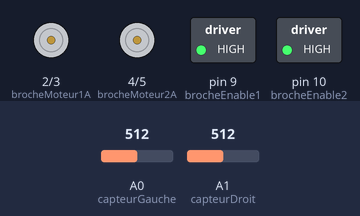
Recording of a sketch running on a simulated Arduino Uno, built with avr-gcc and run on an emulated ATmega328P. Parts: motor-driver pin pairs drawn as motors (green arrow = first pin HIGH = forward, orange = second pin HIGH = backward, longer = more drive), switched loads named in the sketch (green lamp = pin HIGH). Inputs (shaded band) come from the test bench; at power-on: A0 (capteurGauche) = 512, A1 (capteurDroit) = 512.

Above: at 1.2 s.
1.3 s: A0 (capteurGauche) set to 482
At 2.5 s:
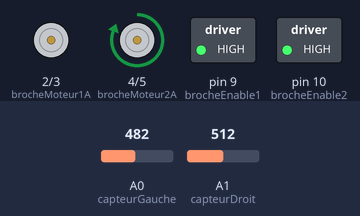
2.8 s: A1 (capteurDroit) set to 490
At 3.8 s:
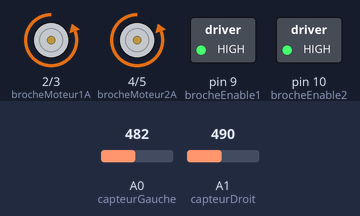
4.3 s: A0 (capteurGauche) set to 510
At 5.0 s:
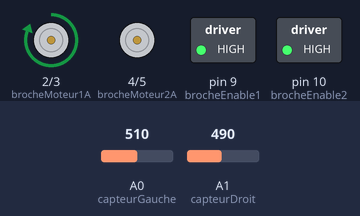
5.8 s: A0 (capteurGauche) set to 490
At 6.1 s:
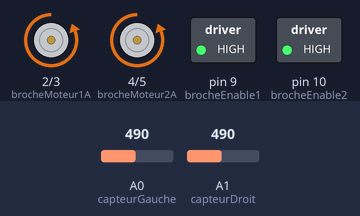
7.3 s: A0 (capteurGauche) set to 511
At 8.5 s:
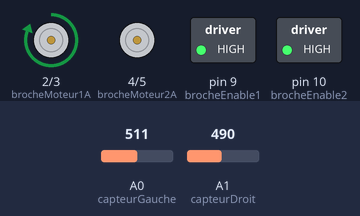
Timing chart, 0 to 9.8 s (numbered marks = the images above; inputs shaded):
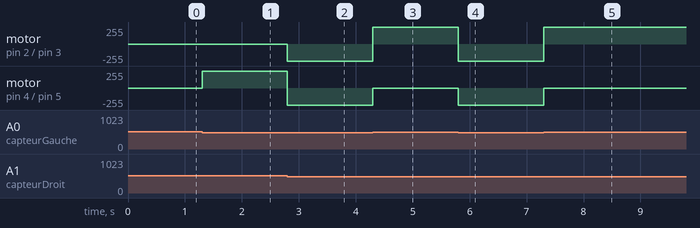

The sketch:

2mouteurs_tcrt.ino
```cpp
// Définition des broches pour les capteurs TCRT
const int capteurGauche = A0;
const int capteurDroit = A1;

// Définition des broches pour le driver L298N
const int brocheEnable1 = 9;  // Broche enable pour le moteur gauche
const int brocheEnable2 = 10; // Broche enable pour le moteur droit
const int brocheMoteur1A = 2;  // Broche de commande 1 pour le moteur gauche
const int brocheMoteur1B = 3;  // Broche de commande 2 pour le moteur gauche
const int brocheMoteur2A = 4;  // Broche de commande 1 pour le moteur droit
const int brocheMoteur2B = 5;  // Broche de commande 2 pour le moteur droit

void setup() {
  // Initialisation des broches
  pinMode(capteurGauche, INPUT);
  pinMode(capteurDroit, INPUT);
  pinMode(brocheEnable1, OUTPUT);
  pinMode(brocheEnable2, OUTPUT);
  pinMode(brocheMoteur1A, OUTPUT);
  pinMode(brocheMoteur1B, OUTPUT);
  pinMode(brocheMoteur2A, OUTPUT);
  pinMode(brocheMoteur2B, OUTPUT);

  // Activation des moteurs
  digitalWrite(brocheEnable1, HIGH);
  digitalWrite(brocheEnable2, HIGH);
}

void loop() {
  // Lecture des valeurs des capteurs TCRT
  int valeurGauche = analogRead(capteurGauche);
  int valeurDroit = analogRead(capteurDroit);

  // Condition pour ajuster la direction en fonction des capteurs
  if (valeurGauche < 500 && valeurDroit < 500) {
    // Les deux capteurs sont sur la ligne => Avancer
    avancer();
  } else if (valeurGauche < 500) {
    // Capteur gauche sur la ligne => Tourner à gauche
    tournerGauche();
  } else if (valeurDroit < 500) {
    // Capteur droit sur la ligne => Tourner à droite
    tournerDroite();
  } else {
    // Aucun capteur sur la ligne => Arrêt
    arreter();
  }
}

// Fonctions de mouvement
void avancer() {
  digitalWrite(brocheMoteur1A, LOW);
  digitalWrite(brocheMoteur1B, HIGH);
  digitalWrite(brocheMoteur2A,LOW);
  digitalWrite(brocheMoteur2B, HIGH);
}

void tournerGauche() {
  digitalWrite(brocheMoteur1A, LOW);
  digitalWrite(brocheMoteur1B, LOW);
  digitalWrite(brocheMoteur2A, HIGH);
  digitalWrite(brocheMoteur2B, LOW);
}

void tournerDroite() {
  digitalWrite(brocheMoteur1A, HIGH);
  digitalWrite(brocheMoteur1B, LOW);
  digitalWrite(brocheMoteur2A, LOW);
  digitalWrite(brocheMoteur2B, LOW);
}

void arreter() {
  digitalWrite(brocheMoteur1A, LOW);
  digitalWrite(brocheMoteur1B, LOW);
  digitalWrite(brocheMoteur2A, LOW);
  digitalWrite(brocheMoteur2B, LOW);
}
```

Measured:
- the behaviour switches between 500 and 499 on A0 (capteurGauche) (found by bisection; images 0 and 1)
- the behaviour switches between 500 and 499 on A1 (capteurDroit) (found by bisection; images 1 and 2)
- after the input at 1.3 s, motor on pin 4 (brocheMoteur2A) / pin 5 (brocheMoteur2B): stopped → forward 255/255 at once
- after the input at 2.8 s, motor on pin 2 (brocheMoteur1A) / pin 3 (brocheMoteur1B): stopped → backward 255/255 at once; motor on pin 4 (brocheMoteur2A) / pin 5 (brocheMoteur2B): forward 255/255 → backward 255/255 at once
- after the input at 4.3 s, motor on pin 2 (brocheMoteur1A) / pin 3 (brocheMoteur1B): backward 255/255 → forward 255/255 at once; motor on pin 4 (brocheMoteur2A) / pin 5 (brocheMoteur2B): backward 255/255 → stopped at once
- after the input at 5.8 s, motor on pin 2 (brocheMoteur1A) / pin 3 (brocheMoteur1B): forward 255/255 → backward 255/255 at once; motor on pin 4 (brocheMoteur2A) / pin 5 (brocheMoteur2B): stopped → backward 255/255 at once
- after the input at 7.3 s, motor on pin 2 (brocheMoteur1A) / pin 3 (brocheMoteur1B): backward 255/255 → forward 255/255 at once; motor on pin 4 (brocheMoteur2A) / pin 5 (brocheMoteur2B): backward 255/255 → stopped at once
